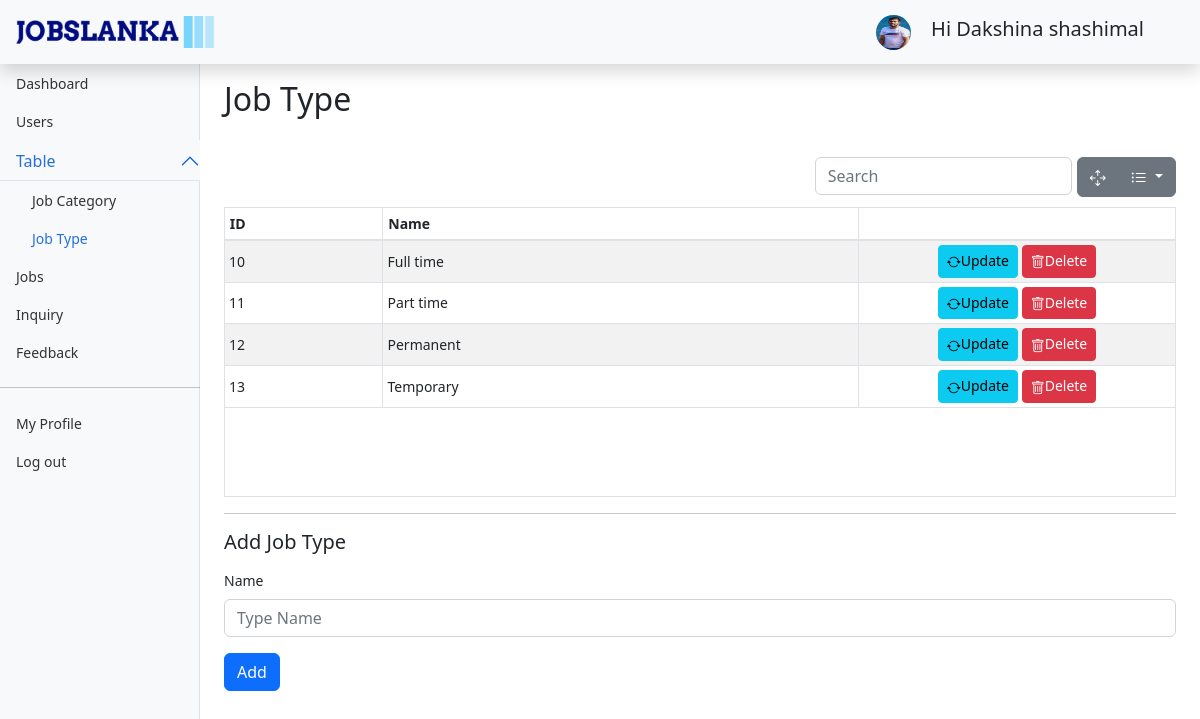
The app's page /Admin/jobType.php (signed in) with its own data.
### tables this page shows
CREATE TABLE `job_type` (
  `id` int(11) NOT NULL,
  `name` varchar(150) NOT NULL,
  `isactive` int(11) NOT NULL
);

### Admin/jobType.php (the view, shortened to what this page needs)
<?php require "../DBCon.php";
require "../fillCombo.php";
if(isset($_SESSION['userInfo']) && $_SESSION['userInfo']['job_role_id']==1){
?>
<!doctype html>
<html lang="en">
  <head>
    <link href="../assets/css/bootstrap.min.css" rel="stylesheet">
    <link href="..\assets\css\jobslanka.css" rel="stylesheet">
    <link href="..\assets\css\dashboard.css" rel="stylesheet">
    <link href="..\assets\css\bootstrap-table.min.css" rel="stylesheet">
    <link href="..\assets\css\bootstrap-table-sticky-header.css" rel="stylesheet">
    <link rel="stylesheet" href="https://cdn.jsdelivr.net/npm/bootstrap-icons@1.7.2/font/bootstrap-icons.css">
</head>
<body>
<header class="navbar navbar-dark sticky-top bg-light flex-md-nowrap p-0 shadow">
  <a href="..\index.php" class="d-flex align-items-center mb-3 mb-md-0 pv-3 px-3 me-md-auto link-dark text-decoration-none">
                  <img src="..\Images\logo_noBack.png"
                    style="width: 200px;"  class="pb-3 py-3" alt="logo">
        </a>
  <div class="navbar-nav">
    <div class="nav-item text-nowrap mx-5">
    <img src="../Uploads/ProfilePics/<?php echo $_SESSION['userInfo']['image']; ?>" alt="" width="35" height="35" class="rounded-circle me-2">
    <span class=" mx-2 pt-2 lead">Hi <?php echo $_SESSION['userInfo']['name']; ?> </span>
    </div>
  </div>
</header>
<div class="container-fluid">
  <div class="row">
    <nav id="sidebarMenu" class="col-md-3 col-lg-2 d-md-block bg-light sidebar collapse">
      <div class="position-sticky pt-3 sidebar-sticky">
        <ul class="nav flex-column">
          <li class="nav-item">
            <a class="nav-link " aria-current="page" href="adminDash.php">
              Dashboard
            </a>
          </li>
          <li class="nav-item">
            <a class="nav-link" href="users.php">
              Users
            </a>
          </li>
          <li class="nav-item">
          <div class="accordion"id="ac1" >
            <div class="">
                  <button class="accordion-button py-0 px-0 bg-light" type="button" data-bs-toggle="collapse" data-bs-target="#collapseOne"
                      aria-expanded="true" aria-controls="collapseOne">
                      <a class="nav-link active" href="#">
                        Table
                      </a>
                  </button>
              <div id="collapseOne" class="accordion-collapse collapse show" data-bs-parent="#ac1">
                  <div class=" py-0 px-3">
                      <ul class="nav flex-column">
                        <li class="nav-item">
                          <a class="nav-link" href="jobCategory.php">
                            Job Category
                          </a>
                        </li>
                        <li class="nav-item">
                          <a class="nav-link  active" href="jobType.php">
                            Job Type
                          </a>
                        </li>
                      </ul>
                  </div>
              </div>
            </div>
          </div>
          </li>
          <li class="nav-item">
            <a class="nav-link" href="#">
              Jobs
            </a>
          </li>
          <li class="nav-item">
            <a class="nav-link" href="inquiry.php">
              Inquiry
            </a>
          </li>
          <li class="nav-item">
            <a class="nav-link" href="#">
              Feedback
            </a>
          </li>
          <hr/>
          <li class="nav-item">
            <a class="nav-link" href="#">
              My Profile
            </a>
          </li>
          <li class="nav-item">
            <a class="nav-link" href="ad-logout.php">
              Log out
            </a>
          </li>
        </ul>
      </div>
    </nav>
    <main class="col-md-9 ms-sm-auto col-lg-10 px-md-4">
    <h1 class="h2 mt-3">Job Type</h1></br>
    <div class="row">
        <div class="table-responsive" >
            <table class="table table-striped table-sm " data-show-columns="true" data-height="350" id="jType" data-unique-id="id">
              <thead >
                <tr>
                  <th scope="col" class="col-2 " data-field="id">ID</th>
                  <th scope="col" class="col-6 ">Name</th>
                </tr>
              </thead>
              <tbody>
                <?php
                $sql= "select * from job_type where isactive=1";
                $result = mysqli_query($con,$sql);
                while($row=mysqli_fetch_assoc($result)){
                    ?>
                <tr>
                  <td><?php echo $row['id']; ?></td>
                  <td><?php echo $row['name']; ?></td>
                  <td class="text-center">
                  <button type="button" class="btn btn-info btn-sm"  onclick="openUpdateModel(<?php echo $row['id']; ?>)" ><i class="bi bi-arrow-repeat"></i>Update</button>
                  <button type="button" class="btn btn-danger btn-sm" onclick="openDeleteModel(<?php echo $row['id']; ?>)"  ><i class="bi bi-trash"></i>Delete</button>
                  </td>
                </tr>
                <?php }
                ?>
              </tbody>
            </table>
          </div>
    </div>
    <hr>
    <h5 class="mb-3">Add Job Type</h5>
    <div class="row">
    <form method="POST" action="" class="needs-validation" novalidate>
    <div class="col-12 mb-3">
              <label  class="form-label">Name</label>
              <input type="text" class="form-control" id="aname" name="aname" placeholder="Type Name" value="" required>
    </div>
    <div class="row ">
        <div class="col-12 mb-3">
            <input class=" btn btn-primary btn-md" name="add" type="submit"  value="Add">
        </div>
    </div>
    </form>
    </div>
    </main>
  </div>
  </div>
  </body>
</html>
<?php
}else{
  header("location: index.php");
}
?>

### assets/css/dashboard.css (style rules this page uses)
body { font-size: .875rem; }
.sidebar { position: fixed; top: 0; bottom: 0; left: 0; z-index: 100; padding: 48px 0 0; box-shadow: inset -1px 0 0 rgba(0, 0, 0, .1); }
.sidebar-sticky { height: calc(100vh - 48px); overflow-x: hidden; overflow-y: auto; }
.sidebar .nav-link { font-weight: 500; color: #333; }
.sidebar .nav-link.active { color: #2470dc; }
.bi { vertical-align: -.125em; fill: currentColor; }

### records on screen
job_type: id "10", name "Full time"
job_type: id "11", name "Part time"
job_type: id "12", name "Permanent"
job_type: id "13", name "Temporary"

### other values on screen
$_SESSION['userInfo']['name'] "Dakshina shashimal"
